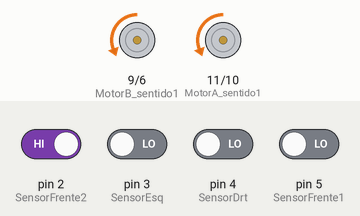
Recording of a sketch running on a simulated Arduino Uno, built with avr-gcc and run on an emulated ATmega328P. Shown: motor-driver pin pairs drawn as motors (green arrow = first pin HIGH = forward, orange = second pin HIGH = backward, longer = more drive). The test bench sets the inputs (shaded band); at power-on: pin 2 (SensorFrente2) HIGH, pin 3 (SensorEsq), pin 4 (SensorDrt), pin 5 (SensorFrente1) LOW.

Above: at 1.2 s.
1.3 s: pin 2 (SensorFrente2) driven LOW
At 2.0 s:
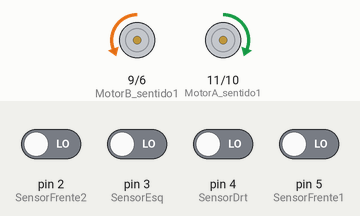
Timing chart, 0 to 4.3 s (numbered marks = the images above; inputs shaded):
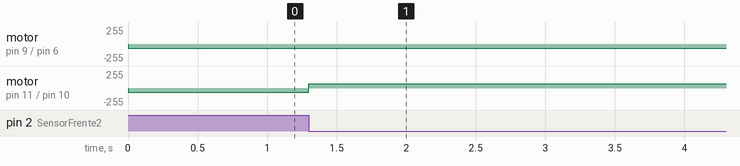

The sketch:

jabuti.ino
```cpp
#define SensorDrt 4
#define SensorEsq 3
#define SensorFrente1 5
#define SensorFrente2 2
#define Encoder1 1
#define Encoder2 7

#define MotorA_sentido1 11
#define MotorA_sentido2 10
#define MotorB_sentido1 9
#define MotorB_sentido2 6

unsigned int pulsos_por_volta = 20;
int pwm, voltas1, voltas2;
unsigned long int pulsos1, pulsos2;

void setup() {
  Serial.begin(9600);
  pinMode(MotorA_sentido1, OUTPUT);
  pinMode(MotorA_sentido2, OUTPUT);
  pinMode(MotorB_sentido1, OUTPUT);
  pinMode(MotorB_sentido2, OUTPUT);

  pinMode(SensorDrt, INPUT);
  pinMode(SensorEsq, INPUT);
  pinMode(SensorFrente1, INPUT);
  pinMode(SensorFrente2, INPUT);
  pinMode(Encoder1, INPUT);
  pinMode(Encoder2, INPUT);

  //aciona o contador a cada pulso
  attachInterrupt(Encoder1, Contador1, RISING);
  attachInterrupt(Encoder2, Contador2, RISING);

/* boas práticas*/
  analogWrite(MotorA_sentido1, 0);
  analogWrite(MotorA_sentido2, 0);
  analogWrite(MotorB_sentido1, 0);
  analogWrite(MotorB_sentido2, 0);

  pwm = 0;
  pulsos1 = 0;
  voltas1 = 0;
  pulsos2 = 0;
  voltas2 = 0;
}

void loop() {
  Correr(64);
  if(digitalRead(SensorDrt) == 1){ //direita liberada
    Parar();
    RodarDir(64, 64, 6);
  }else if (digitalRead(SensorEsq) == 1 && (digitalRead(SensorFrente1) || digitalRead(SensorFrente2)) == 0 && digitalRead(SensorDrt) == 0){ //apenas esquerda liberada
    Parar();
    RodarEsq(64, 64, 6);
  }else if((digitalRead(SensorFrente1) || digitalRead(SensorFrente2)) == 0 && digitalRead(SensorEsq) == 0 && digitalRead(SensorDrt) == 0){ //todos bloqueados
    Parar();
    RodarDir(64, 64, 12);
  }
}


void Correr(int pwm){
  analogWrite(MotorA_sentido1, 0);
  analogWrite(MotorA_sentido2, pwm);
  analogWrite(MotorB_sentido1, 0);
  analogWrite(MotorB_sentido2, pwm);
}

void RodarDir(int pwm1,int pwm2, int vlt){
  pulsos1 = 0;
  voltas1 = 0;
  while(voltas1 < vlt){
    analogWrite(MotorA_sentido1, pwm1);
    analogWrite(MotorA_sentido2, 0);
    analogWrite(MotorB_sentido1, 0);
    analogWrite(MotorB_sentido2, pwm2);
  }
}

void RodarEsq(int pwm1,int pwm2, int vlt){
  pulsos1 = 0;
  voltas1 = 0;
  while(voltas1 < vlt){
    analogWrite(MotorA_sentido1, 0);
    analogWrite(MotorA_sentido2, pwm1);
    analogWrite(MotorB_sentido1, pwm2);
    analogWrite(MotorB_sentido2, 0);
  }
}

void Parar(){
  digitalWrite(MotorA_sentido1, HIGH);
  digitalWrite(MotorA_sentido2, HIGH);
  digitalWrite(MotorB_sentido1, HIGH);
  digitalWrite(MotorB_sentido2, HIGH);
}

void Contador1(){
  pulsos1++;
  voltas1 = pulsos1/20;
}

void Contador2(){
  pulsos2++;
  voltas2 = pulsos2/20;
}
```

Measured:
- after the input at 1.3 s, motor on pin 11 (MotorA_sentido1) / pin 10 (MotorA_sentido2): backward 64/255 → forward 64/255 at once
